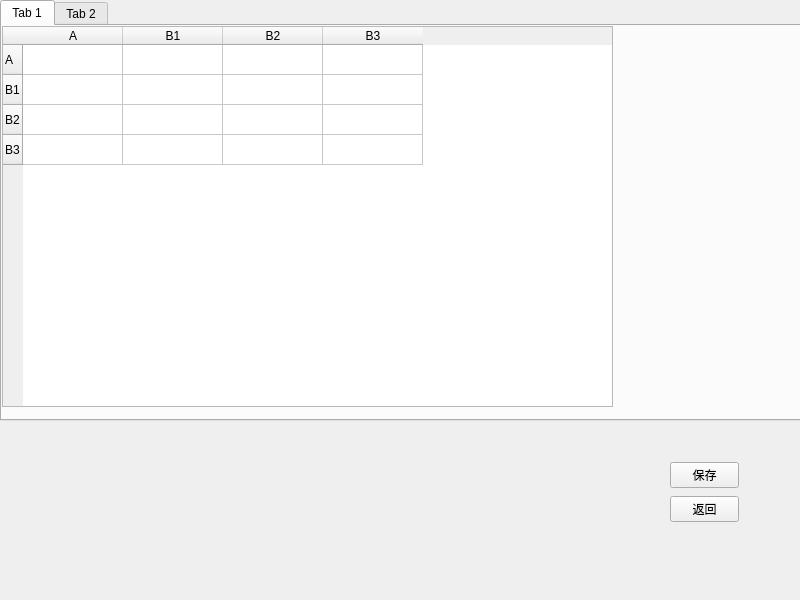
<?xml version="1.0" encoding="UTF-8"?>
<ui version="4.0">
 <class>Form</class>
 <widget class="QWidget" name="Form">
  <property name="geometry">
   <rect>
    <x>0</x>
    <y>0</y>
    <width>800</width>
    <height>600</height>
   </rect>
  </property>
  <property name="tabletTracking">
   <bool>false</bool>
  </property>
  <property name="windowTitle">
   <string>Form</string>
  </property>
  <widget class="QTabWidget" name="tabWidget">
   <property name="geometry">
    <rect>
     <x>0</x>
     <y>0</y>
     <width>801</width>
     <height>421</height>
    </rect>
   </property>
   <property name="currentIndex">
    <number>0</number>
   </property>
   <widget class="QWidget" name="tab">
    <attribute name="title">
     <string>Tab 1</string>
    </attribute>
    <widget class="QTableWidget" name="tableWidget">
     <property name="geometry">
      <rect>
       <x>0</x>
       <y>0</y>
       <width>611</width>
       <height>381</height>
      </rect>
     </property>
     <property name="rowCount">
      <number>4</number>
     </property>
     <attribute name="horizontalHeaderCascadingSectionResizes">
      <bool>false</bool>
     </attribute>
     <attribute name="verticalHeaderShowSortIndicator" stdset="0">
      <bool>false</bool>
     </attribute>
     <row>
      <property name="text">
       <string>A</string>
      </property>
     </row>
     <row>
      <property name="text">
       <string>B1</string>
      </property>
     </row>
     <row>
      <property name="text">
       <string>B2</string>
      </property>
     </row>
     <row>
      <property name="text">
       <string>B3</string>
      </property>
     </row>
     <column>
      <property name="text">
       <string>A</string>
      </property>
      <property name="textAlignment">
       <set>AlignCenter</set>
      </property>
     </column>
     <column>
      <property name="text">
       <string>B1</string>
      </property>
     </column>
     <column>
      <property name="text">
       <string>B2</string>
      </property>
     </column>
     <column>
      <property name="text">
       <string>B3</string>
      </property>
     </column>
    </widget>
   </widget>
   <widget class="QWidget" name="tab_2">
    <attribute name="title">
     <string>Tab 2</string>
    </attribute>
    <widget class="QTableWidget" name="tableWidget_2">
     <property name="geometry">
      <rect>
       <x>0</x>
       <y>0</y>
       <width>611</width>
       <height>381</height>
      </rect>
     </property>
     <property name="rowCount">
      <number>5</number>
     </property>
     <attribute name="horizontalHeaderCascadingSectionResizes">
      <bool>false</bool>
     </attribute>
     <attribute name="verticalHeaderShowSortIndicator" stdset="0">
      <bool>false</bool>
     </attribute>
     <row>
      <property name="text">
       <string>A</string>
      </property>
     </row>
     <row>
      <property name="text">
       <string>B1</string>
      </property>
     </row>
     <row>
      <property name="text">
       <string>B2</string>
      </property>
     </row>
     <row>
      <property name="text">
       <string>B3</string>
      </property>
     </row>
     <row>
      <property name="text">
       <string>B4</string>
      </property>
     </row>
     <column>
      <property name="text">
       <string>A</string>
      </property>
      <property name="textAlignment">
       <set>AlignCenter</set>
      </property>
     </column>
     <column>
      <property name="text">
       <string>B1</string>
      </property>
     </column>
     <column>
      <property name="text">
       <string>B2</string>
      </property>
     </column>
     <column>
      <property name="text">
       <string>B3</string>
      </property>
     </column>
     <column>
      <property name="text">
       <string>B4</string>
      </property>
     </column>
    </widget>
   </widget>
  </widget>
  <widget class="QWidget" name="layoutWidget">
   <property name="geometry">
    <rect>
     <x>670</x>
     <y>460</y>
     <width>69</width>
     <height>66</height>
    </rect>
   </property>
   <layout class="QVBoxLayout" name="verticalLayout">
    <item>
     <widget class="QPushButton" name="pushButton">
      <property name="text">
       <string>保存</string>
      </property>
     </widget>
    </item>
    <item>
     <widget class="QPushButton" name="pushButton_2">
      <property name="text">
       <string>返回</string>
      </property>
     </widget>
    </item>
   </layout>
  </widget>
 </widget>
 <resources/>
 <connections>
  <connection>
   <sender>pushButton_2</sender>
   <signal>clicked()</signal>
   <receiver>Form</receiver>
   <slot>close()</slot>
   <hints>
    <hint type="sourcelabel">
     <x>710</x>
     <y>518</y>
    </hint>
    <hint type="destinationlabel">
     <x>707</x>
     <y>558</y>
    </hint>
   </hints>
  </connection>
 </connections>
</ui>
